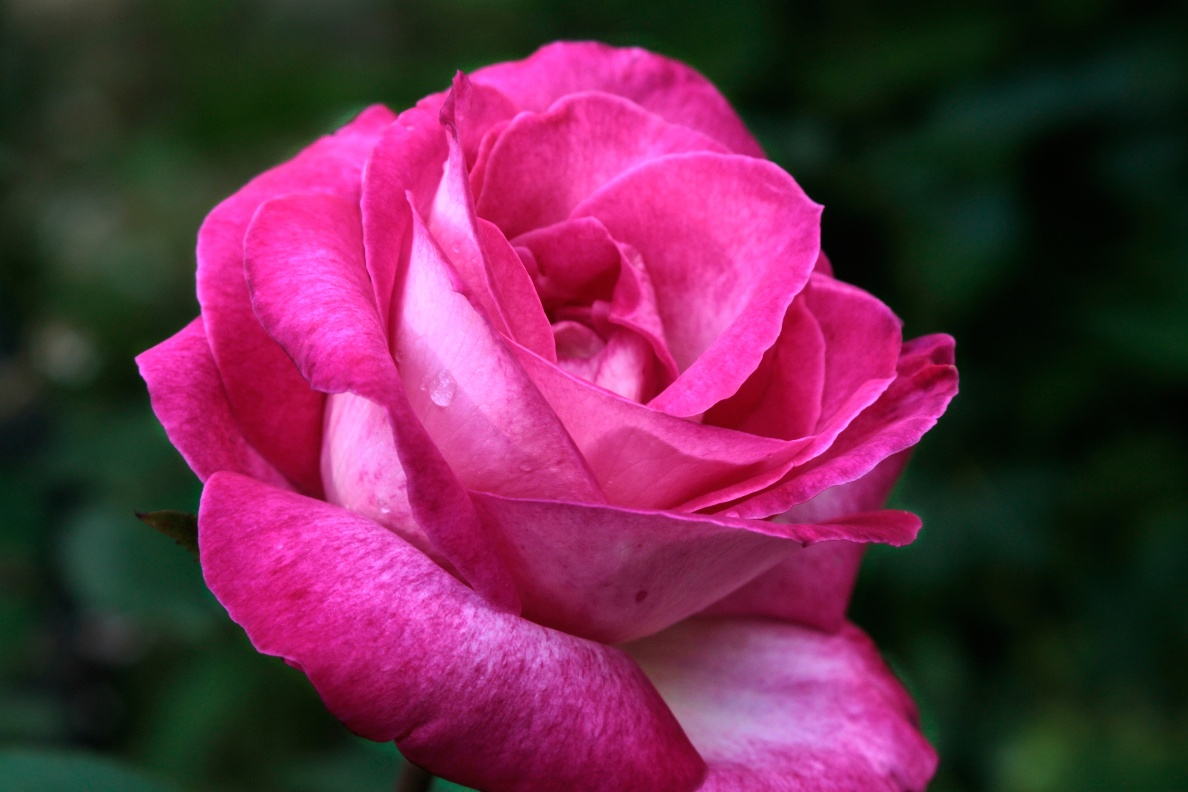
#> input picture chapter2_imageFomation/images/rose.png, 1188 x 792 px
$ python 02_rotation_transformation.py
#> lines starting #> are read from the running program, lines starting #| are printed output that depends on the picture
import cv2
import numpy as np
from pathlib import Path

# 출력 폴더 생성
output_dir = Path("./outputs/rotation_transformation")
output_dir.mkdir(parents=True, exist_ok=True)


# -------------------------------------------------------
# 1. 이미지 불러오기
# -------------------------------------------------------

# 입력 이미지 경로
IMAGE_PATH = "./images/rose.png"

# OpenCV로 이미지 읽기 (BGR 형식)
img = cv2.imread(IMAGE_PATH)
#> img is the input picture: shape (792, 1188, 3); mean B, G, R 74.2, 43.7, 103.8

# 이미지가 정상적으로 로드되지 않았을 경우 예외 처리
if img is None:
    raise FileNotFoundError(f"이미지를 찾을 수 없습니다: {IMAGE_PATH}")

# -------------------------------------------------------
# 2. 이미지 크기 축소
# -------------------------------------------------------

# 이미지 크기 축소 비율 설정
scale = 0.5   # 원본 이미지의 50% 크기로 축소

# cv2.resize를 이용한 이미지 크기 변경
# fx, fy : 가로 / 세로 방향 스케일 비율
img = cv2.resize(img, None, fx=scale, fy=scale)
#> img: shape (396, 594, 3)

# -------------------------------------------------------
# 3. 회전 중심 좌표 계산
# -------------------------------------------------------

# 이미지의 높이(height)와 너비(width) 추출
h, w = img.shape[:2]
#> h = 396; w = 594

# 회전 기준점 설정 (이미지 중심)
center = (w // 2, h // 2)
#> center = (297, 198)

# -------------------------------------------------------
# 4. 회전 + 스케일 변환 행렬 생성
# -------------------------------------------------------

# 회전 각도 설정 (단위: degree)
angle = 30

# 회전과 동시에 적용할 스케일
scale = 0.8

# 회전 + 스케일을 위한 2x3 affine 변환 행렬 생성
# cv2.getRotationMatrix2D(center, angle, scale)
# center : 회전 중심
# angle  : 회전 각도
# scale  : 확대/축소 비율
M = cv2.getRotationMatrix2D(center, angle, scale)

# -------------------------------------------------------
# 5. 평행 이동 (Translation) 추가
# -------------------------------------------------------

# x축 방향 이동량 (오른쪽 이동)
tx = 80

# y축 방향 이동량 (위쪽 이동)
ty = -40

# 변환 행렬의 마지막 열은 평행 이동을 담당
# M = [ a  b  tx ]
#     [ c  d  ty ]
M[0, 2] += tx
M[1, 2] += ty

# -------------------------------------------------------
# 6. Affine 변환 적용
# -------------------------------------------------------

# cv2.warpAffine()
# img : 입력 이미지
# M   : 변환 행렬
# (w, h) : 출력 이미지 크기
transformed = cv2.warpAffine(img, M, (w, h))
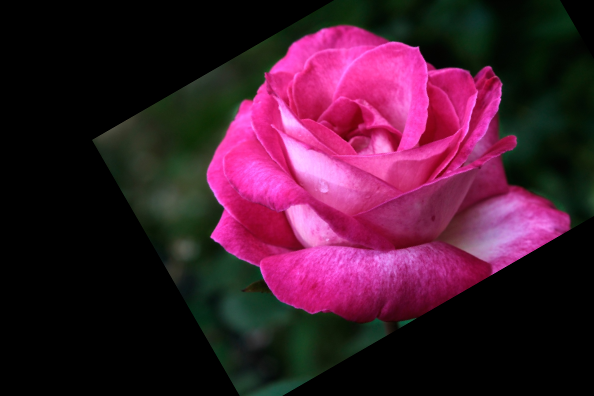
#> transformed: shape (396, 594, 3); mean B, G, R 46.5, 25.8, 65.7

# -------------------------------------------------------
# 7. 원본 이미지와 변환 이미지 비교
# -------------------------------------------------------

# 두 이미지를 좌우로 붙여서 비교
result = np.hstack([img, transformed])
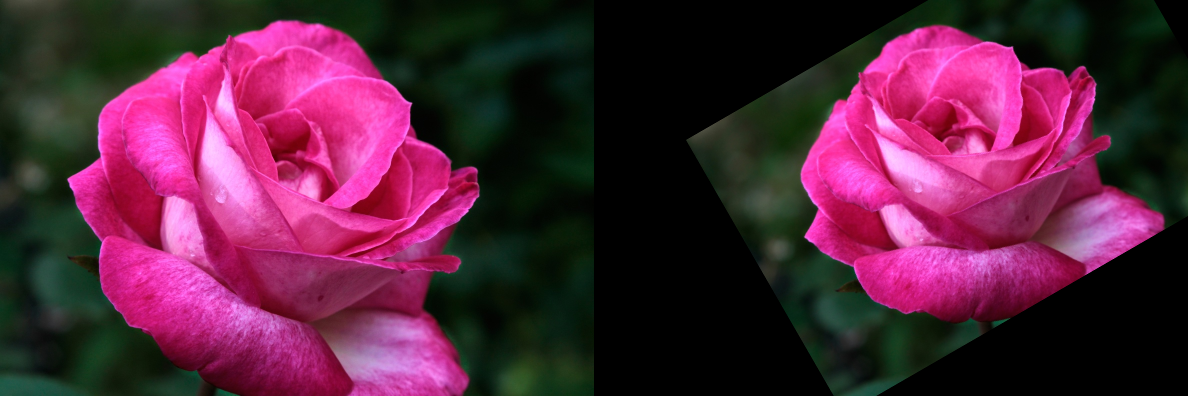
#> result: shape (396, 1188, 3); mean B, G, R 60.4, 34.8, 84.8

# -------------------------------------------------------
# 8. 결과 출력
# -------------------------------------------------------

# 결과 이미지 화면에 출력
cv2.imshow("Original | Rotated + Scaled + Translated", result)

# 키 입력이 있을 때까지 대기
cv2.waitKey(0)

# 모든 OpenCV 창 닫기
cv2.destroyAllWindows()

# -------------------------------------------------------
# 9. 결과 이미지 저장
# -------------------------------------------------------

# 결과 이미지 파일로 저장
cv2.imwrite("./outputs/rotation_transformation/rotation_transformation_result.jpg", result)

print("저장 완료: rotation_transformation_result.jpg")
